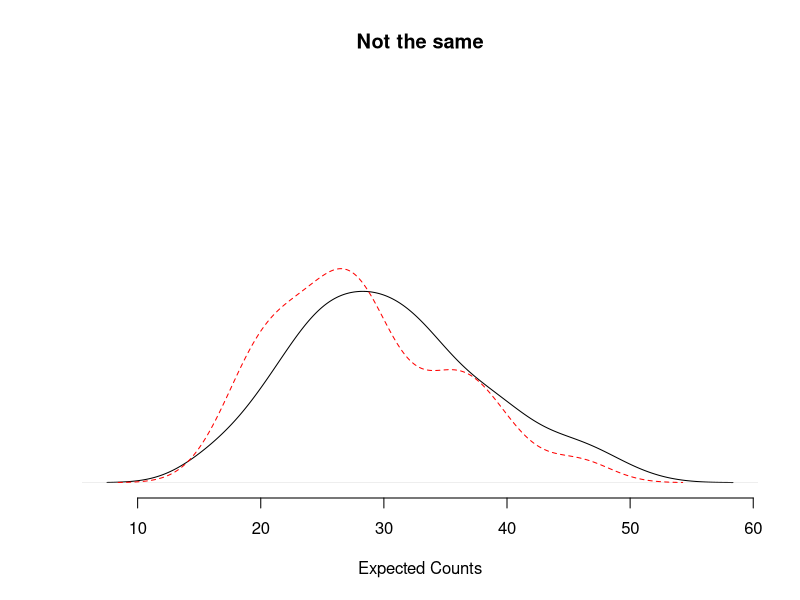
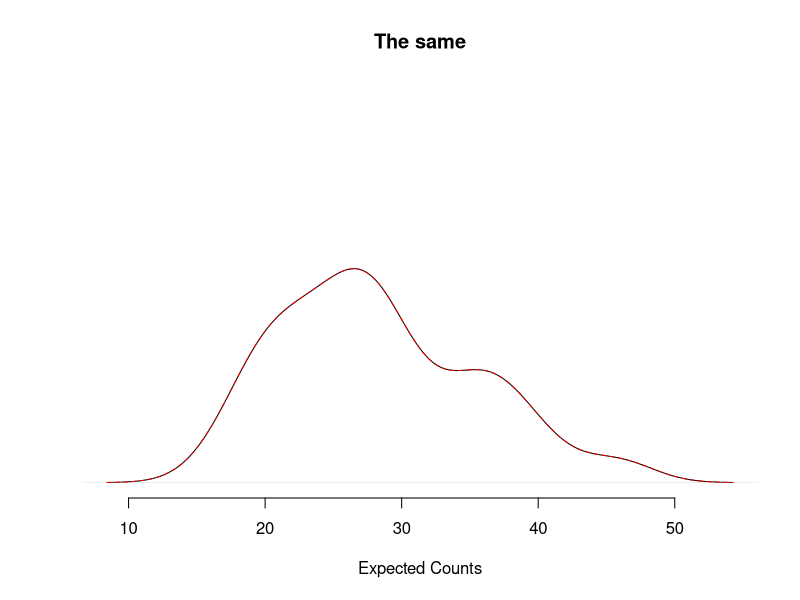
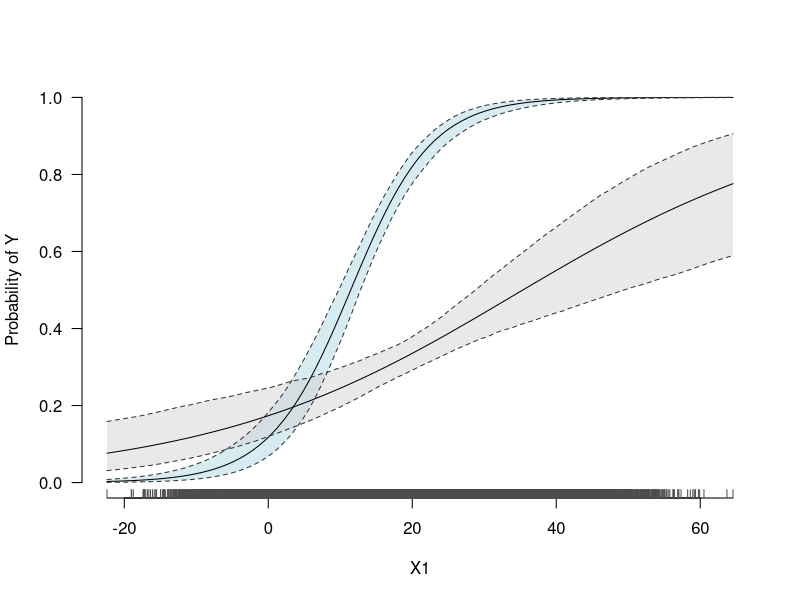
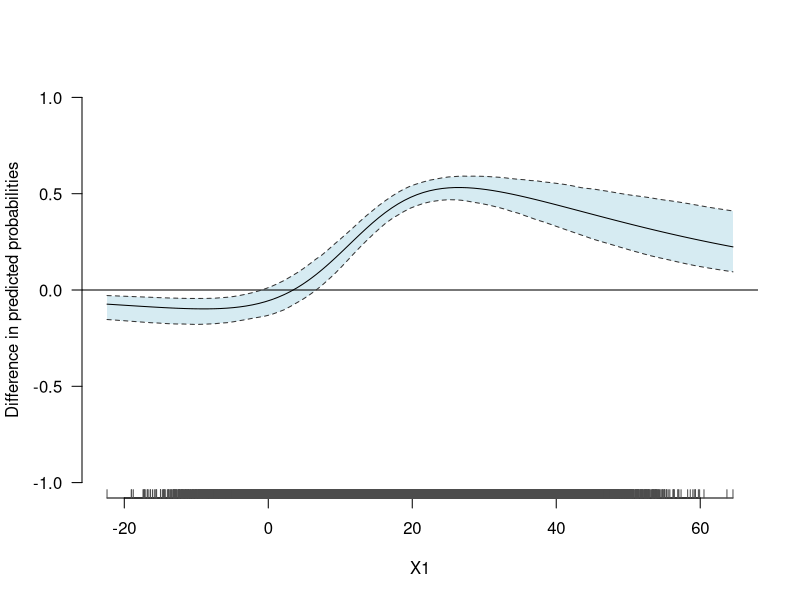

These charts were generated, in order, by the following R code:
## ---- chunk 1

rm(list = ls())

## ---- chunk 2



## ---- chunk 3


## ---- chunk 4

theta <- 0.02

set.seed(123)
lambda1 <- runif(100, 22, 34)


set.seed(123)
exp.auto <- sapply(lambda1, function(x) mean(rnbinom(1000, size = theta, mu = lambda1[x])))

mean.auto <- rep(NA, length(lambda1))

set.seed(123)
for(i in 1:length(lambda1)){

mean.auto[i] <- mean(rnbinom(1000, size = theta, mu = lambda1[i]))

}


plot(density(exp.auto),
     ylim = c(0, 0.1),
     main = "Not the same",
     xlab = "Expected Counts",
     yaxt = "n", ylab = "", 
     bty = "n")
lines(density(mean.auto), lty = "dashed", col = "red")

## ---- chunk 5

#?sapply

## ---- chunk 6

seq <- 4:10

res.for <- rep(NA, length(seq))

for(i in 1:length(seq)){
res.for[i] <-   seq[i] + 2
}

res.sapplyWrong <- sapply(seq, function(x) seq[x] + 2)

res.sapplyRight <- sapply(seq, function(x) x + 2)


cbind(res.for,
res.sapplyWrong,
res.sapplyRight)

## ---- chunk 7


theta <- 0.02

set.seed(123)
lambda1 <- runif(100, 22, 34)


set.seed(123)
exp.auto <- sapply(lambda1, function(x) mean(rnbinom(1000, size = theta, mu = x)))

mean.auto <- rep(NA, length(lambda1))

set.seed(123)
for(i in 1:length(lambda1)){

mean.auto[i] <- mean(rnbinom(1000, size = theta, mu = lambda1[i]))

}


plot(density(exp.auto),
     ylim = c(0, 0.1),
     main = "The same",
     xlab = "Expected Counts",
     yaxt = "n", ylab = "", 
     bty = "n")
lines(density(mean.auto), lty = "dashed", col = "red")

## ---- chunk 8


# Population Size

n <- 100000

# True Parameters

beta0 <- -2
beta1 <- 0.3
beta2 <- 0.5
beta3 <- -0.2

# Independent Variables

X1 <- rnorm(n, 20, 10)
X2 <- rnorm(n, 1, 0.5)

# Our Systematic component

mu <- beta0 + beta1*X1 + beta2*X2 + beta3*X1*X2

# Now we generate p via the logit response function

p <- (exp(mu)) / (1 + exp(mu))


# As we observe only 0 or 1 we need to put p in a binomial distribution

Y <- rbinom(n, 1, p)

# That's our full population.

pop <- data.frame(Y, X1, X2)

# Let's work with a sample from our population

data <- pop[sample(1:10000, 1000), ]


# Now we can run the model...

m1 <- glm(Y ~ X1 + X2 + X1*X2, data = data, family = binomial(link = logit))

summary(m1)
## ---- chunk 9

gamma.hat <- coef(m1)
V.hat <- vcov(m1)

library(MASS)
S <- mvrnorm(1000, gamma.hat, V.hat)
## ---- chunk 10
X1.sim <- seq(min(X1), max(X1), length.out = 100)

X2.lo <- quantile(X2, 0.25)
X2.hi <- quantile(X2, 0.75)

scenario.X2lo <- cbind(1, X1.sim, X2.lo, X1.sim*X2.lo)
scenario.X2hi <- cbind(1, X1.sim, X2.hi, X1.sim*X2.hi)

Xbeta.lo <- S %*% t(scenario.X2lo)
Xbeta.hi <- S %*% t(scenario.X2hi)

dim(Xbeta.lo)
dim(Xbeta.hi)

# To get expected values for p, we need to plug in the Xbeta values into
# the response function to get simulatd probabilities

p.sim.lo <- (exp(Xbeta.lo))/ (1 + exp(Xbeta.lo))
p.sim.hi <- (exp(Xbeta.hi))/ (1 + exp(Xbeta.hi))

dim(p.sim.lo)
dim(p.sim.hi)


# Means and Quantiles

p.mean.lo <- apply(p.sim.lo, 2, mean)
p.qu.lo <- t(apply(p.sim.lo, 2, quantile, prob = c(0.025, 0.975)))

p.mean.hi <- apply(p.sim.hi, 2, mean)
p.qu.hi <- t(apply(p.sim.hi, 2, quantile, prob = c(0.025, 0.975)))

## C. Plot

plot(X1.sim, p.mean.lo, type="n",
     ylim = c(0, 1),
     ylab = "Probability of Y",
     xlab = "X1",
     bty = "n",
     las = 1)

polygon(c(rev(X1.sim), X1.sim), c(rev(p.qu.lo[,2]), p.qu.lo[,1]),
        col = adjustcolor("lightblue", alpha = 0.5),
        border = NA)

polygon(c(rev(X1.sim), X1.sim), c(rev(p.qu.hi[,2]), p.qu.hi[,1]),
        col = adjustcolor("lightgray", alpha = 0.5),
        border = NA)


lines(X1.sim, p.mean.lo, lwd = 1)
lines(X1.sim, p.qu.lo[, 1], lty = "dashed", col = "gray20")
lines(X1.sim, p.qu.lo[, 2], lty = "dashed", col = "gray20")


lines(X1.sim, p.mean.hi, lwd = 1)
lines(X1.sim, p.qu.hi[, 1], lty = "dashed", col = "gray20")
lines(X1.sim, p.qu.hi[, 2], lty = "dashed", col = "gray20")


# Add a "histogram" of actual X1-values.

axis(1, at = X1,
     col.ticks = "gray30",
     labels = FALSE, tck = 0.02) 

## ---- chunk 11

fd <- p.sim.lo - p.sim.hi

fd.mean <- apply(fd, 2, mean)

fd.qu <- t(apply(fd, 2, quantile, prob = c(0.025, 0.975)))



plot(X1.sim, fd.mean, type="n",
     ylim = c(-1, 1),
     ylab = "Difference in predicted probabilities",
     xlab = "X1",
     bty = "n",
     las = 1)

polygon(c(rev(X1.sim), X1.sim), c(rev(fd.qu[,2]), fd.qu[,1]),
        col = adjustcolor("lightblue", alpha = 0.5),
        border = NA)

abline(h = 0)
lines(X1.sim, fd.mean, lwd = 1)
lines(X1.sim, fd.qu[, 1], lty = "dashed", col = "gray20")
lines(X1.sim, fd.qu[, 2], lty = "dashed", col = "gray20")


axis(1, at = X1,
     col.ticks = "gray30",
     labels = FALSE, tck = 0.02) 

